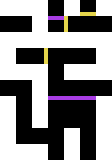

A level layout from a 2D game, rendered from its tile map. Below: a short description, then the map file with its tile-grid data intact:
An orthogonal 7x10 tile map with 16x16 px tiles, 1 tile layer (solid) and 3 objects (spawn, music, finish).

<map version="1.0" orientation="orthogonal" renderorder="right-down" width="7" height="10" tilewidth="16" tileheight="16" nextobjectid="28">
 <tileset firstgid="1" name="tileset" tilewidth="16" tileheight="16" tilecount="18" columns="6">
  <image source="../images/tileset.png" width="96" height="48" />
 </tileset>
 <layer name="solid" width="7" height="10">
  <data encoding="csv">
1,1,1,0,1,8,1,
0,3,1,15,10,0,0,
1,1,1,1,1,1,1,
1,0,7,0,0,0,1,
1,1,1,0,1,1,1,
0,0,1,0,0,0,0,
1,0,1,15,15,15,1,
1,0,1,0,0,0,1,
1,0,0,0,1,0,1,
1,1,1,0,1,0,1
</data>
 </layer>
 <objectgroup name="objects">
  <object id="6" type="spawn" x="16" y="48" width="16" height="16" />
  <object id="7" name="tell_me" type="music" x="-16" y="-16" width="16" height="16" />
  <object id="8" name="lvEnd" type="finish" x="16" y="16" width="16" height="16" />
 </objectgroup>
</map>